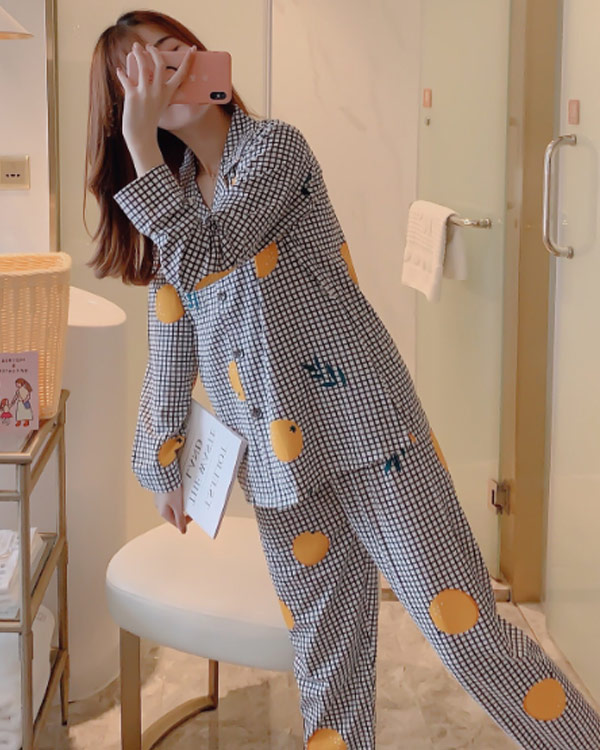
#> input picture pajama.jpg, 600 x 750 px
$ python cw4.py
#> lines starting #> are read from the running program, lines starting #| are printed output that depends on the picture
import cv2 as cv
import numpy as np

# Load the image
image = cv.imread('pajama.jpg', cv.IMREAD_GRAYSCALE)
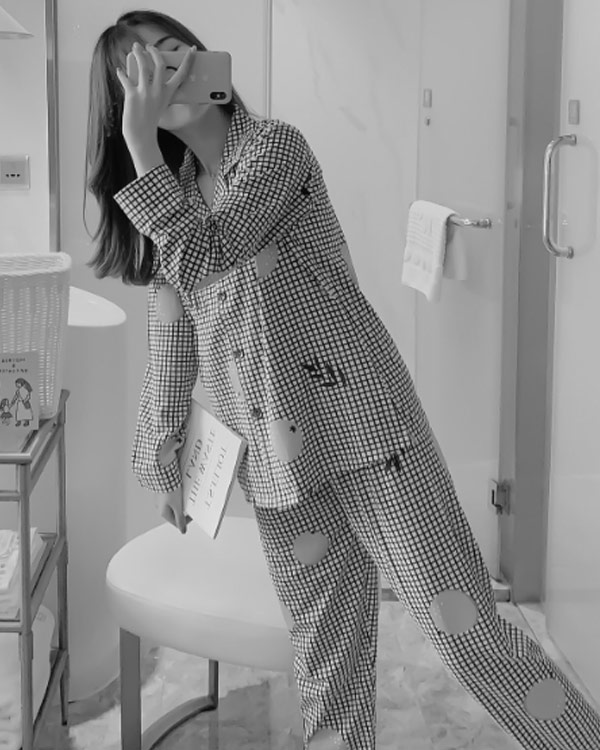
#> image: shape (750, 600); min 0, max 240, mean 142.1

# Create Filter Sobel in Spatial Domain
sobel_x = np.array([[-1, 0, 1],
                    [-2, 0, 2],
                    [-1, 0, 1]])

sobel_y = np.array([[-1, -2, -1],
                    [0, 0, 0],
                    [1, 2, 1]])

# Fourier Transform of Filter Sobel
# เเปลง filter เป็น frequency domain
sobel_x_freq = np.fft.fft2(sobel_x, s=image.shape)
sobel_x_freq_shifted = np.fft.fftshift(sobel_x_freq)


sobel_y_freq = np.fft.fft2(sobel_y, s=image.shape)
sobel_y_freq_shifted = np.fft.fftshift(sobel_y_freq)

# Fourier Transform of the input image
# เเปลง รุป เป็น frequency domain
image_freq = np.fft.fft2(image)
#shift frequency domain เป็น
image_freq_shifted = np.fft.fftshift(image_freq)

## ทำให้รูปพร้อม เเสดง #########################################
image_real = np.real(image_freq_shifted)
img_imagine = np.imag(image_freq_shifted)
image_magnitude = np.sqrt(image_real**2 + img_imagine**2)

#display magnitude
image_magnitude = np.log(1+image_magnitude)
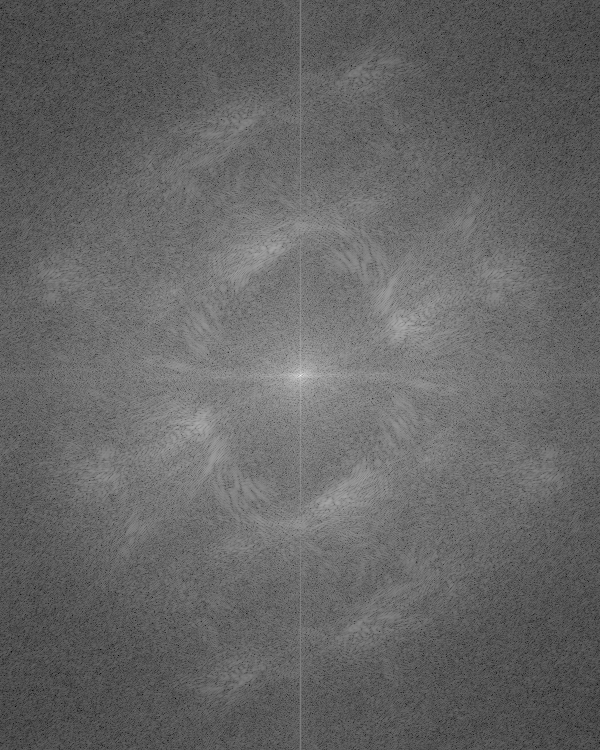
#> image_magnitude: shape (750, 600) float64; min 1.66, max 17.97, mean 8.2; drawn with min black and max white
image_magnitude = cv.normalize(image_magnitude,None,0,255,cv.NORM_MINMAX,cv.CV_8U)

image_freq_shifted_mag = np.abs(image_freq_shifted)


# Magnitude of the Sobel filters in the frequency domain
sobel_x_magnitude = np.abs(sobel_x_freq_shifted)
sobel_y_magnitude = np.abs(sobel_y_freq_shifted)

# Apply the filters in the frequency domain
filtered_image_x_freq_shifted = image_freq_shifted * sobel_x_magnitude
filtered_image_y_freq_shifted = image_freq_shifted * sobel_y_magnitude

# Inverse Fourier Transform and get the magnitude
filtered_image_x = np.fft.ifftshift(filtered_image_x_freq_shifted)
filtered_image_y = np.fft.ifftshift(filtered_image_y_freq_shifted)

filtered_image_x = np.fft.ifft2(filtered_image_x)
filtered_image_y = np.fft.ifft2(filtered_image_y)

filtered_image_x = np.abs(filtered_image_x)
filtered_image_y = np.abs(filtered_image_y)
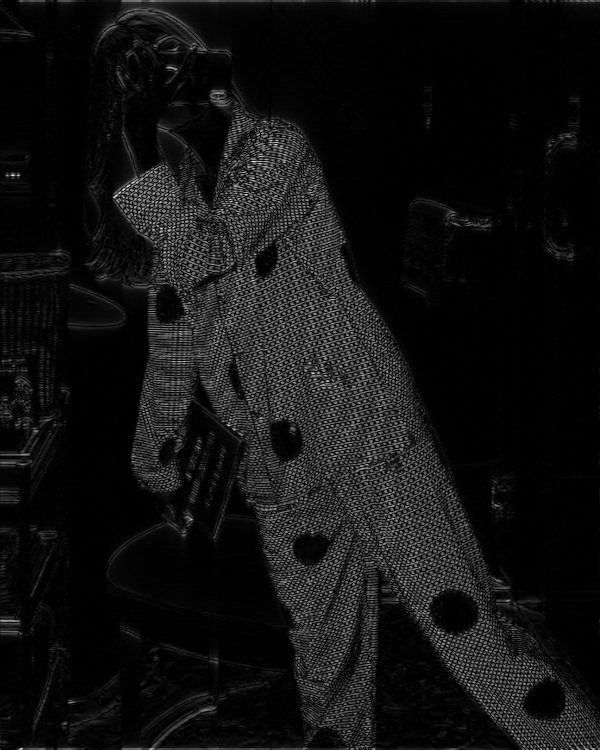
#> filtered_image_y: shape (750, 600) float64; min 1.35e-06, max 657.4, mean 47.5; drawn with min black and max white

# Convert back to uint8 and display the filtered images
filtered_image_x = np.uint8(filtered_image_x)
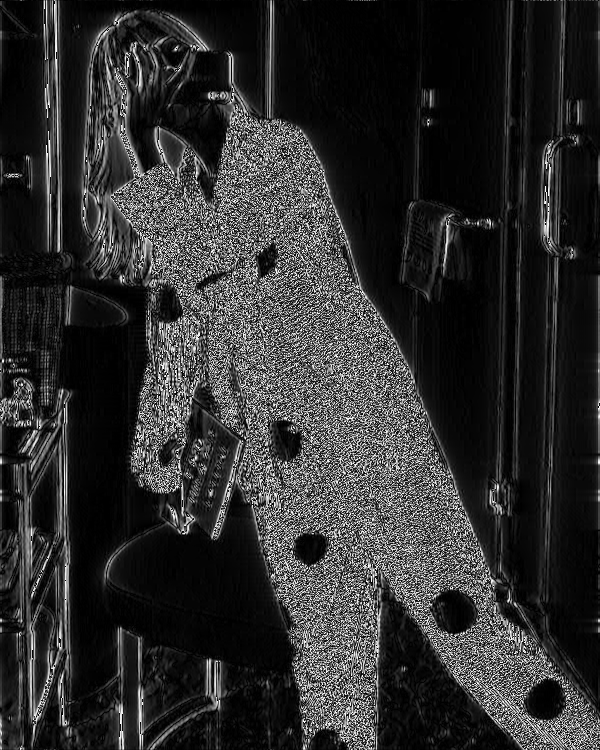
#> filtered_image_x: shape (750, 600); min 0, max 255, mean 46.8
filtered_image_y = np.uint8(filtered_image_y)
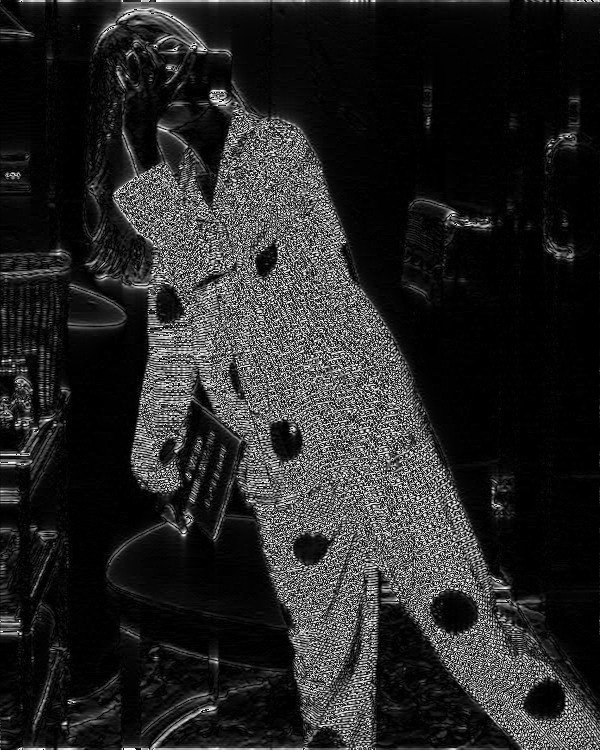
#> filtered_image_y: shape (750, 600); min 0, max 255, mean 38.3

cv.imshow("input image in gray scale",image)

cv.imshow("image_magnitude",image_magnitude)

cv.imshow("magnitude_sobelx",sobel_x_magnitude)
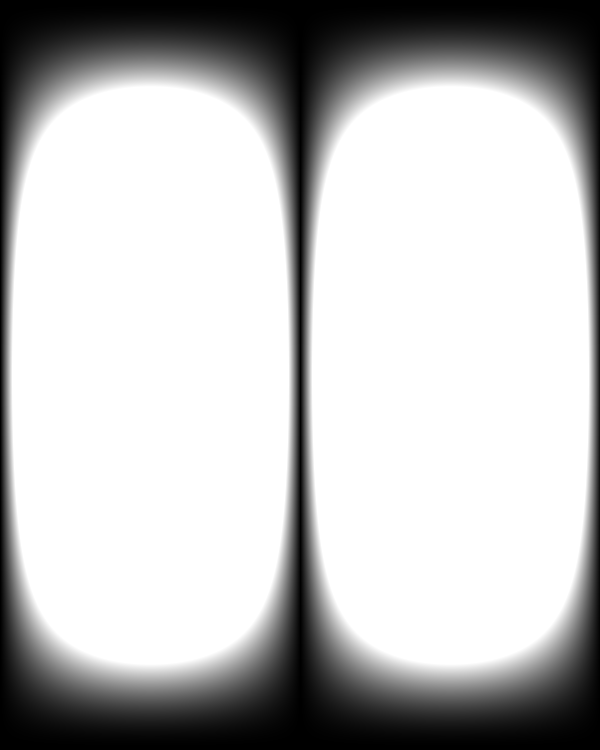
#> window 'magnitude_sobelx': shape (750, 600); min 0, max 255, mean 191.3

cv.imshow("magnitude_sobely",sobel_y_magnitude)
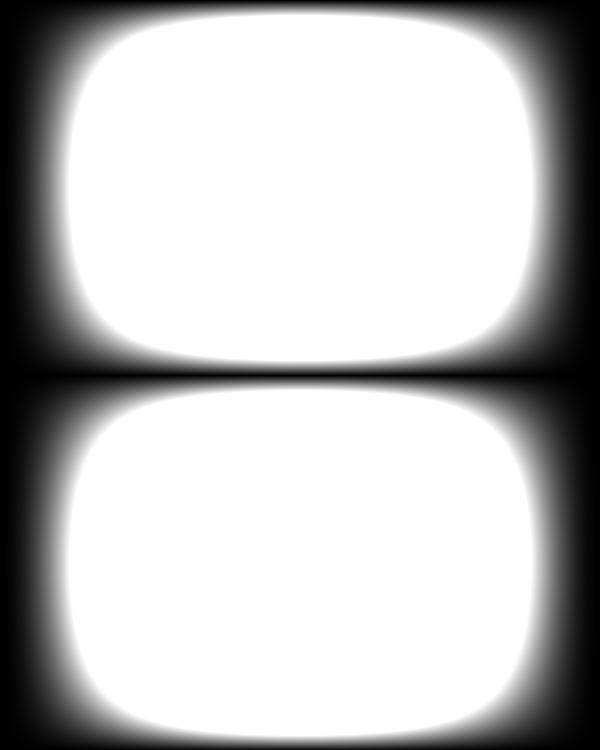
#> window 'magnitude_sobely': shape (750, 600); min 0, max 255, mean 191.3

cv.imshow('Sobel X', filtered_image_x)

cv.imshow('Sobel Y', filtered_image_y)
cv.waitKey(0)

$ run again, with ponspa.jpg copied over pajama.jpg
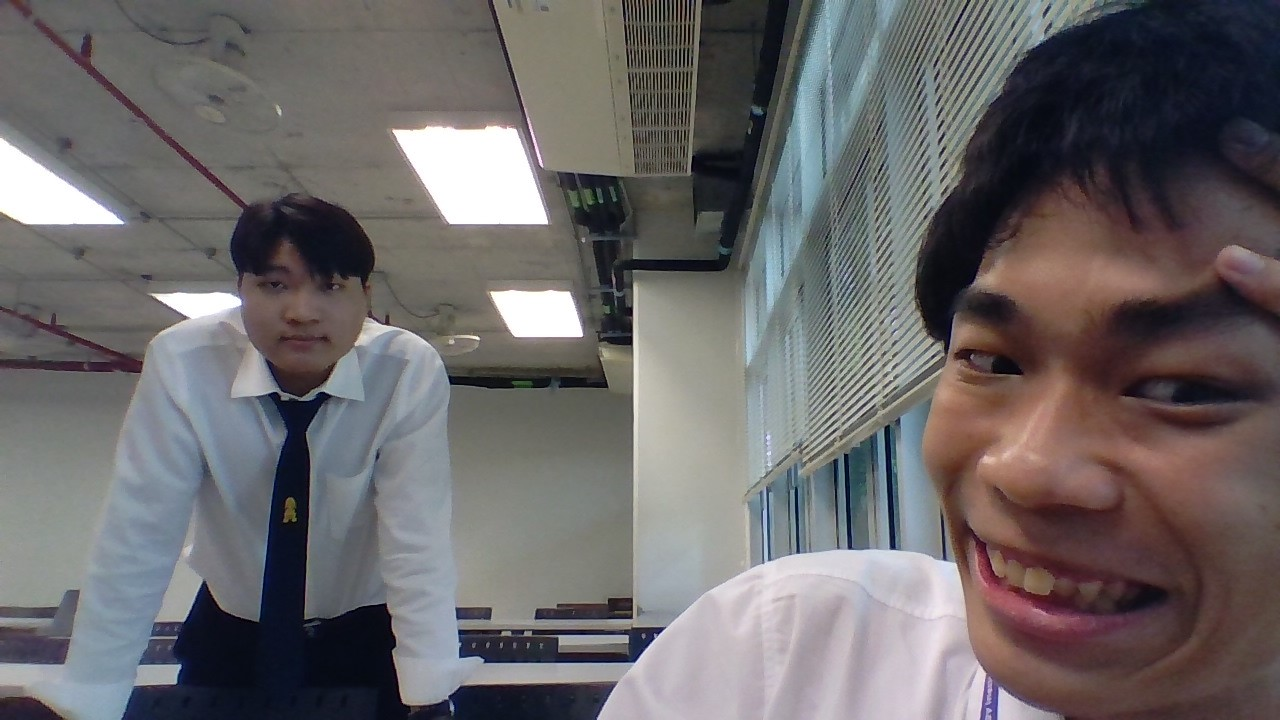
#> input picture ponspa.jpg, 1280 x 720 px
#> `image_magnitude = np.log(1+image_magnitude)`:
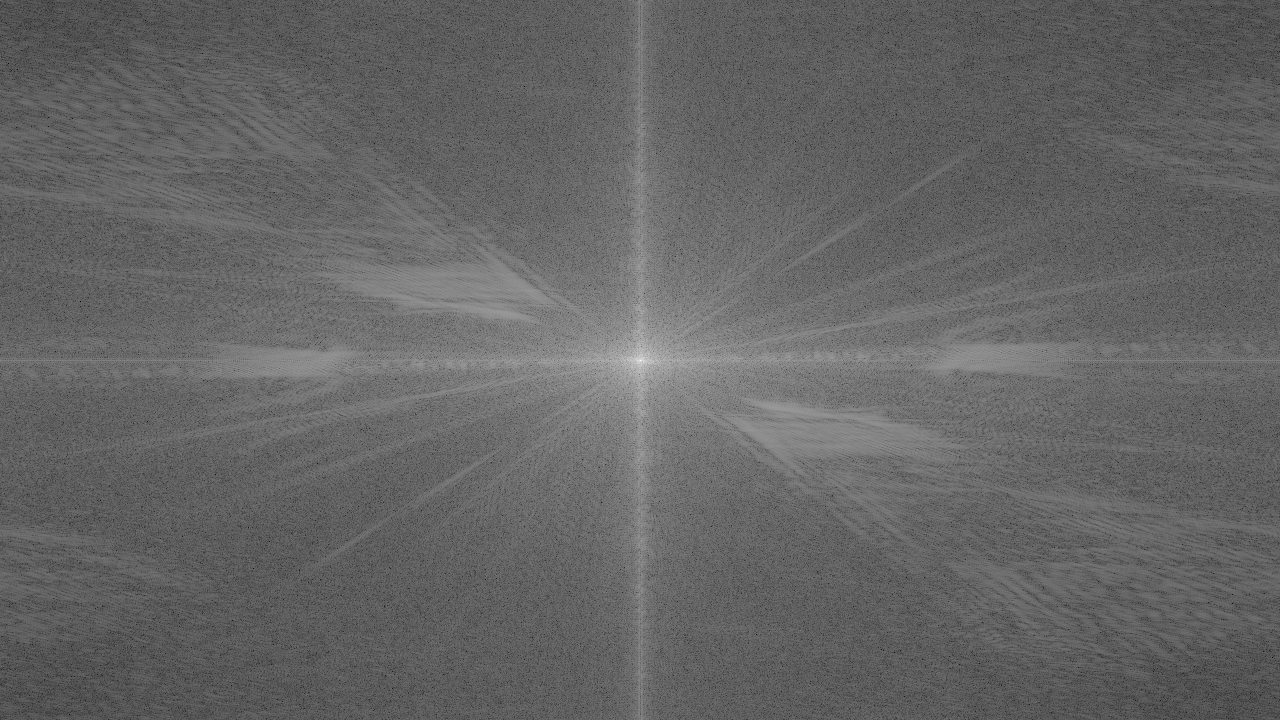
#> image_magnitude: shape (720, 1280) float64; min 1.7, max 18.39, mean 8.33; drawn with min black and max white
#> `filtered_image_y = np.uint8(filtered_image_y)`:
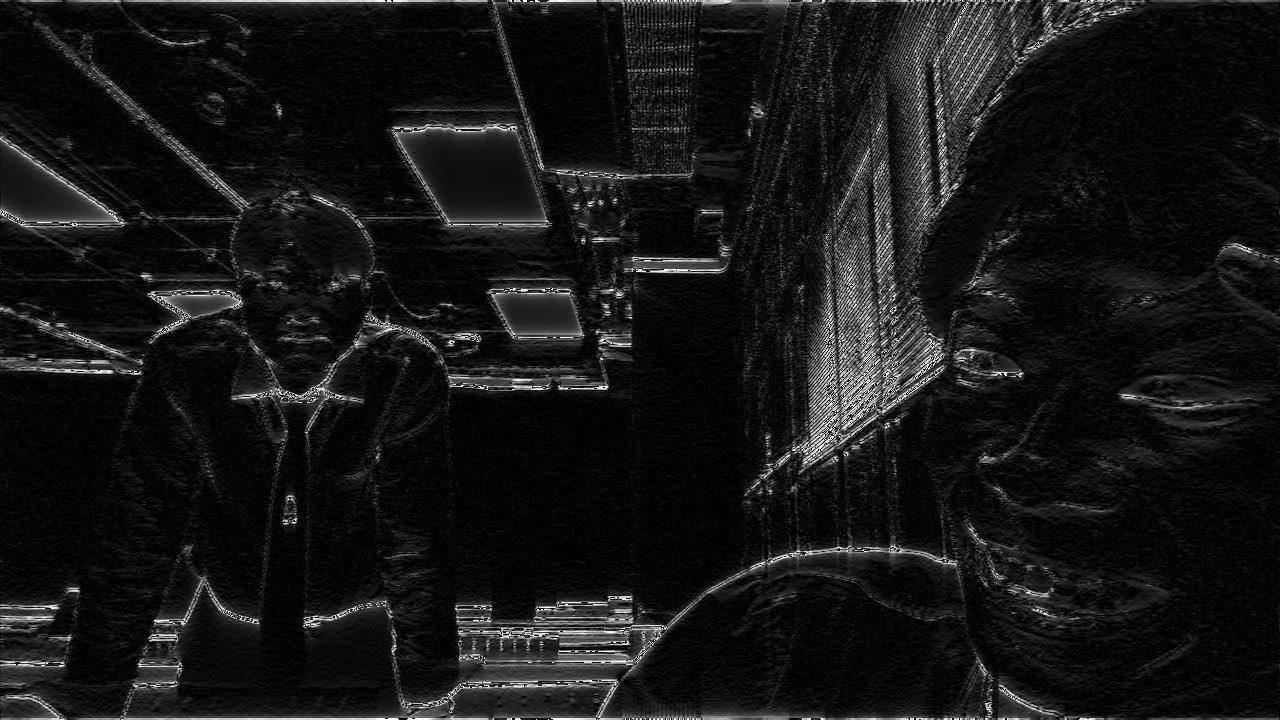
#> filtered_image_y: shape (720, 1280); min 0, max 255, mean 22.4

$ run again, with spa.jpg copied over pajama.jpg
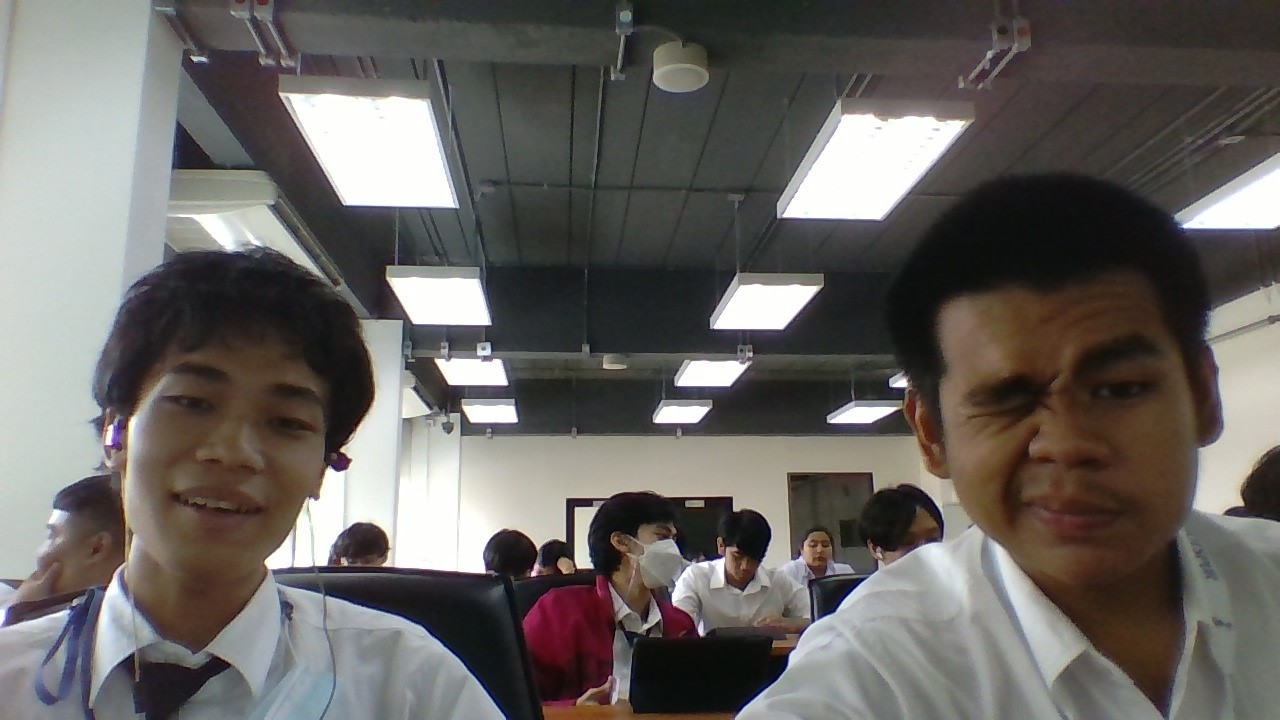
#> input picture spa.jpg, 1280 x 720 px
#> `image_magnitude = np.log(1+image_magnitude)`:
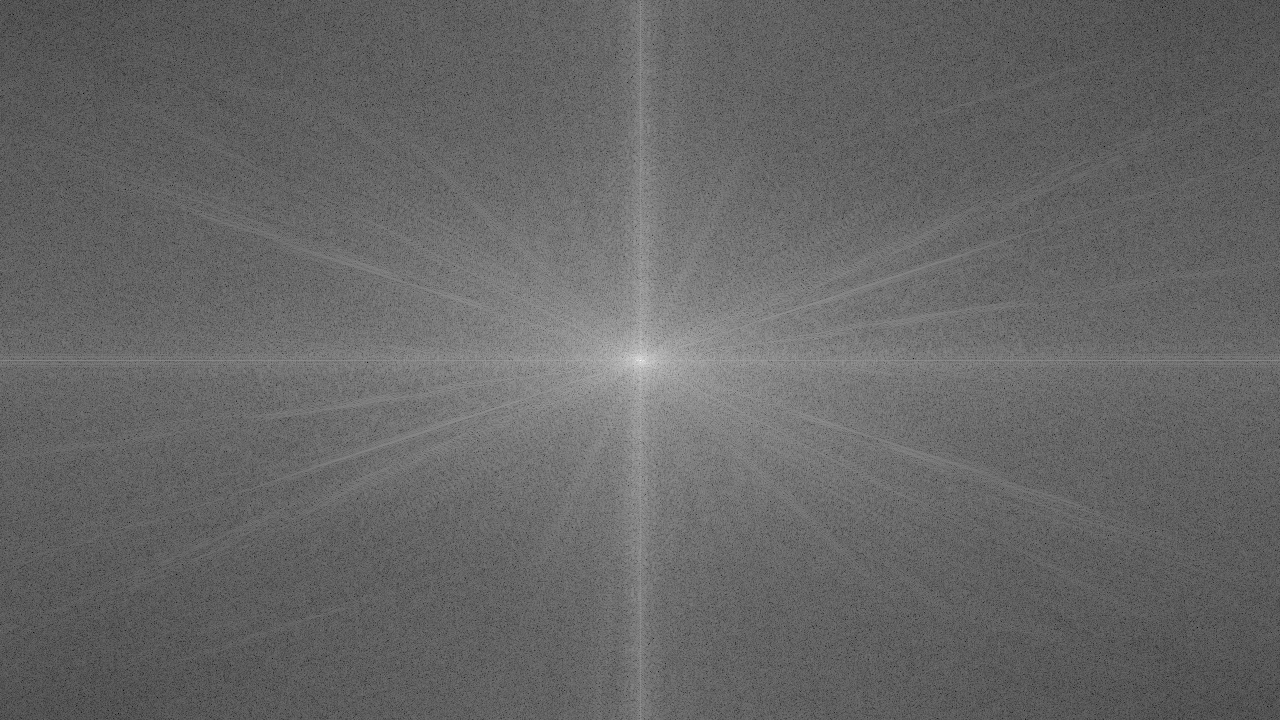
#> image_magnitude: shape (720, 1280) float64; min 1.23, max 18.35, mean 8.14; drawn with min black and max white
#> `filtered_image_y = np.uint8(filtered_image_y)`:
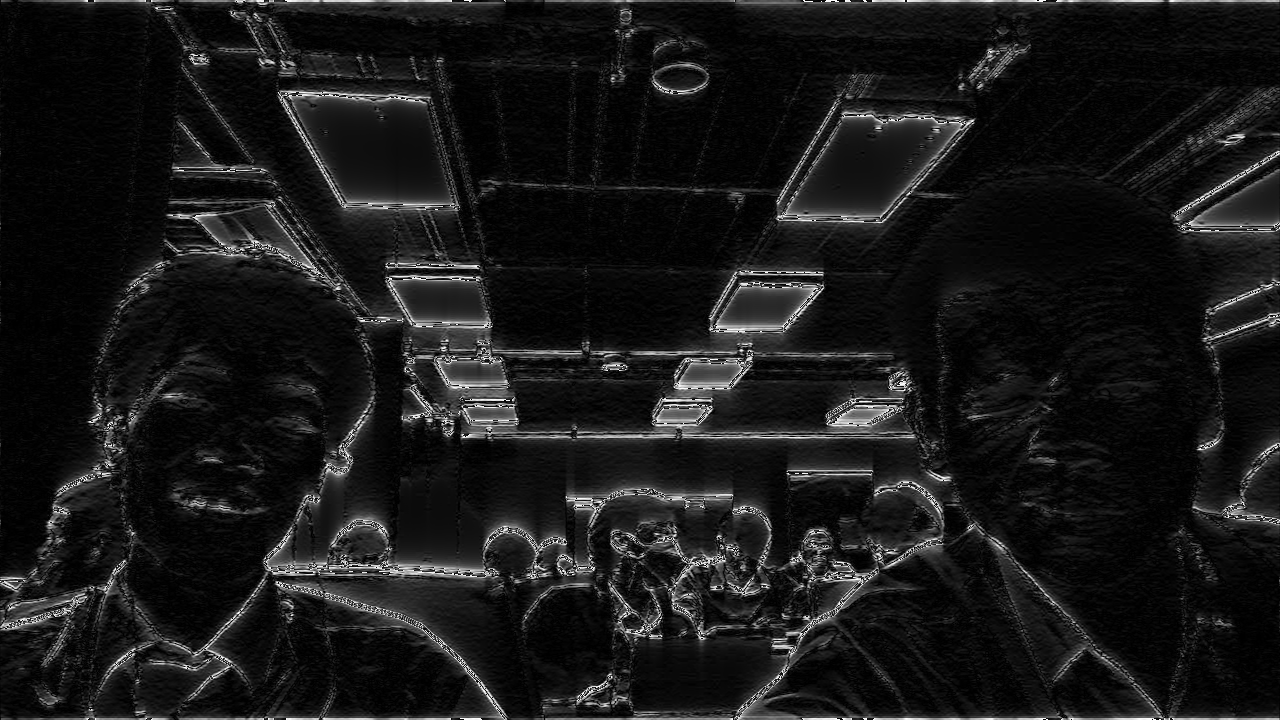
#> filtered_image_y: shape (720, 1280); min 0, max 255, mean 24.8
